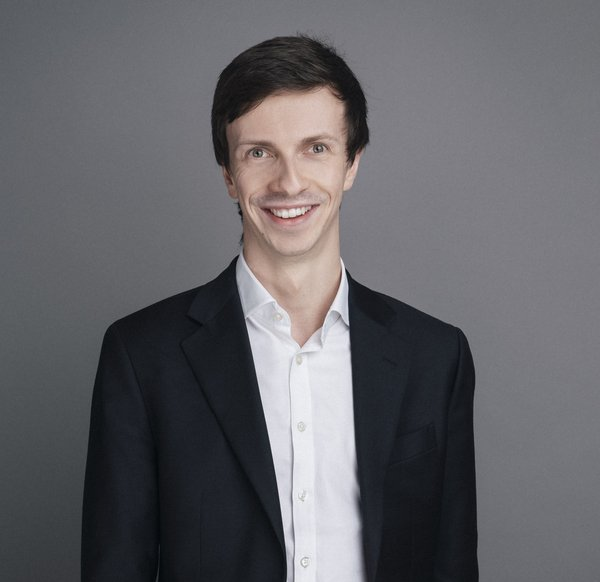
#> input picture headshot.jpg, 600 x 582 px
$ python -i fetch_images.py   (imports and definitions only)
#> lines starting #> are read from the running program, lines starting #| are printed output that depends on the picture
#!/usr/bin/env python3
"""
fetch_images.py — James Cook portfolio image fetcher
=====================================================
Run this from inside the jamesliamcook-site/ folder:

    cd jamesliamcook-site
    python3 fetch_images.py

What it does:
1. Fetches the og:image from every article URL in writing.html and ledzepnews.html
2. Downloads and smart-crops each image to 16:9 at 900x506px into images/
3. Rewrites writing.html and ledzepnews.html replacing the text list
   with a 3-column editorial card grid (image + headline + description)
4. Prints a summary of what worked and what needs manual attention

Requirements (install once):
    pip install requests beautifulsoup4 Pillow

Run time: roughly 3-5 minutes. Re-running is safe — cached images are skipped.
"""

import os, re, sys, time, hashlib, json
from pathlib import Path
from urllib.parse import urlparse

try:
    import requests
    from bs4 import BeautifulSoup
    from PIL import Image
    import io
except ImportError:
    print("Installing dependencies...")
    os.system(f"{sys.executable} -m pip install requests beautifulsoup4 Pillow -q")
    import requests
    from bs4 import BeautifulSoup
    from PIL import Image
    import io

# ── Config ────────────────────────────────────────────────────
IMAGES_DIR   = Path("images")
# [1 line not run here, left out]
CACHE_FILE   = IMAGES_DIR / ".cache.json"

TARGET_W     = 900
TARGET_H     = 506    # 16:9
JPEG_QUALITY = 83
DELAY        = 1.2    # seconds between requests

SESSION_HEADERS = {
    "User-Agent": (
        "Mozilla/5.0 (Macintosh; Intel Mac OS X 10_15_7) "
        "AppleWebKit/537.36 (KHTML, like Gecko) "
        "Chrome/123.0.0.0 Safari/537.36"
    ),
    "Accept":          "text/html,application/xhtml+xml;q=0.9,image/webp,*/*;q=0.8",
    "Accept-Language": "en-GB,en;q=0.9",
    "Referer":         "https://www.google.com/",
}

# Inline SVG logos — same as in the site HTML
TELEGRAPH_SVG = (
    '<svg xmlns="http://www.w3.org/2000/svg" viewBox="0 0 220 28" height="16" aria-label="The Telegraph">'
    '<text x="0" y="21" font-family="Georgia,\'Times New Roman\',serif" font-size="20" '
    'font-weight="400" fill="currentColor" letter-spacing="0.5">The Telegraph</text></svg>'
)
BI_SVG = (
    '<svg xmlns="http://www.w3.org/2000/svg" viewBox="0 0 230 28" height="14" aria-label="Business Insider">'
    '<text x="0" y="21" font-family="\'Arial Black\',\'Franklin Gothic Medium\',Arial,sans-serif" '
    'font-size="18" font-weight="900" fill="currentColor" letter-spacing="-0.2">Business Insider</text></svg>'
)

# ── HTTP session ──────────────────────────────────────────────
S = requests.Session()
# [1 line not run here, left out]


# [21 lines left out: functions url_slug, fetch_og_image, not called in this run]


def download_and_crop(img_url: str, dest: Path) -> bool:
    if dest.exists():
        return True
    try:
        r   = S.get(img_url, timeout=20, stream=True)
        r.raise_for_status()
        img = Image.open(io.BytesIO(r.content)).convert("RGB")
        w, h = img.size
        ratio = TARGET_W / TARGET_H
        if w / h > ratio:
            nw = int(h * ratio)
            img = img.crop(((w - nw) // 2, 0, (w - nw) // 2 + nw, h))
        elif w / h < ratio:
            nh = int(w / ratio)
            img = img.crop((0, 0, w, nh))
        img = img.resize((TARGET_W, TARGET_H), Image.LANCZOS)
        img.save(dest, "JPEG", quality=JPEG_QUALITY, optimize=True)
        print(f"    ✓ saved {dest.name} ({dest.stat().st_size // 1024} KB)")
        return True
    except Exception as e:
        print(f"    ✗ {e}")
        return False


# ── Parse existing clip-rows ──────────────────────────────────

# [182 lines left out: functions parse_clips, build_card, rewrite_html, main, not called in this run]


# [2 lines not run here, left out]

>>> import cv2
>>> picture = cv2.imread('headshot.jpg', cv2.IMREAD_GRAYSCALE)
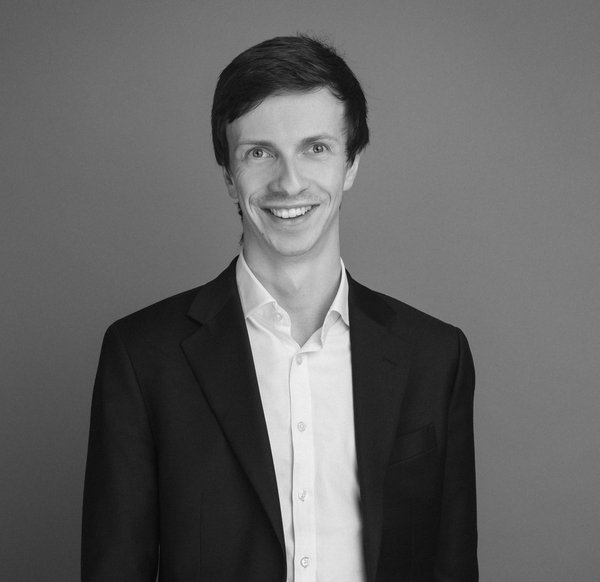
#> picture: shape (582, 600); min 0, max 251, mean 99.3
>>> result = download_and_crop(picture, 'out.png')
#> (the run stopped early here; a loop or call above may not have finished)
